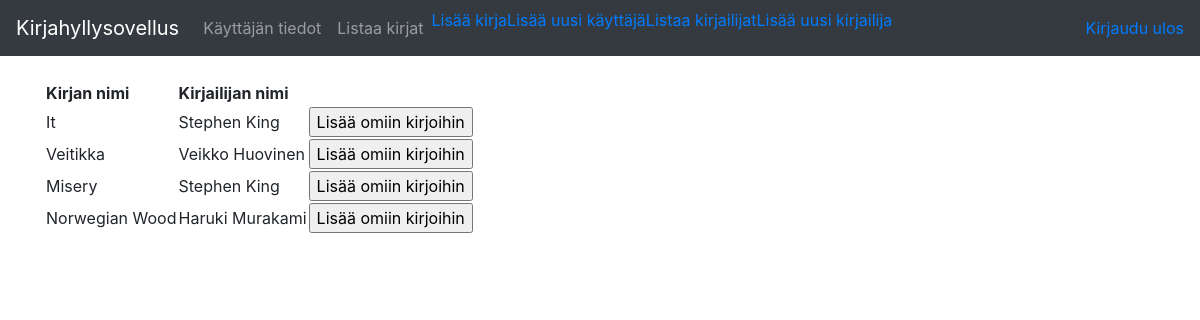
Screenshot of /books/ (signed in) with the database file from the repository.
### tables this page shows
CREATE TABLE authors_books (
	book_id INTEGER, 
	author_id INTEGER, 
	FOREIGN KEY(book_id) REFERENCES book (id), 
	FOREIGN KEY(author_id) REFERENCES author (id)
);

### application/books/models.py (models this page shows, shortened)
class Book(Base):
    name = db.Column(db.String(144), nullable=False)

### application/authors/models.py (models this page shows, shortened)
class Author(Base):
    __tablename__ = "author"
    firstname = db.Column(db.String(30), nullable=False)
    lastname = db.Column(db.String(30), nullable=False)
    books = db.relationship("Book", secondary=authors_books,
        backref=db.backref('books', lazy='dynamic'))

### application/books/views.py (the view)
@app.route("/books/", methods=["GET"])
def books_index():
    user = current_user
    stmt = text("select book_id, author_id, name, firstname, lastname from authors_books join book on "
                "book.id=authors_books.book_id join author on author.id=authors_books.author_id")
    books = db.engine.execute(stmt)
    return render_template("books/list.html", books=books, user=user)

### application/__init__.py (called while the page is built)
@login_manager.user_loader
def load_user(user_id):
    return User.query.get(user_id)

### application/templates/books/list.html (shortened to what this page needs)
{% extends "layout.html" %}
{% block body %}
  <table>
    <tr>
      <th>Kirjan nimi</th>
      <th>Kirjailijan nimi</th>
      <th></th>
    </tr>
    {% for book in books %}
    <tr>
      <td>{{ book.name }}</td>
      <td>{{ book.firstname }} {{book.lastname }}</td>
      <td>
        <form method="POST" action="{{ url_for('book_add_to_user', book_id=book.id) }}">
            <input type="submit" value="Lisää omiin kirjoihin"/>
        </form>
      </td>
    </tr>
    {% endfor %}
  </table>
{% endblock %}

### rows the page displays
authors_books: name "It", firstname "Stephen", lastname "King"
authors_books: name "Veitikka", firstname "Veikko", lastname "Huovinen"
authors_books: name "Misery", firstname "Stephen", lastname "King"
authors_books: name "Norwegian Wood", firstname "Haruki", lastname "Murakami"
